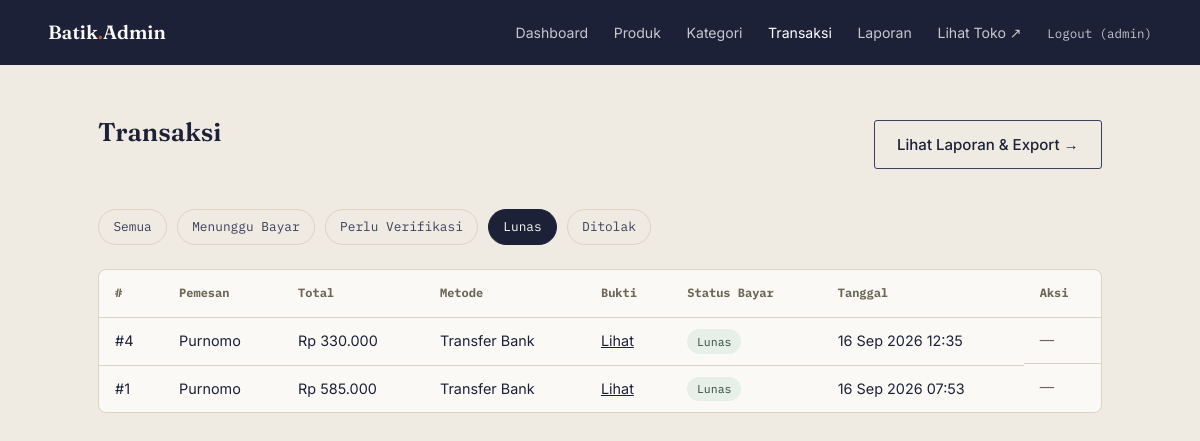
Screenshot of /admin/pesanan.php?status=lunas (signed in) with the database file from the repository.
### tables this page shows
CREATE TABLE `pesanan` (
  `id` int NOT NULL,
  `pelanggan_id` int DEFAULT NULL,
  `nama_pemesan` varchar(120) NOT NULL,
  `email` varchar(150) NOT NULL,
  `telepon` varchar(30) NOT NULL,
  `alamat` text NOT NULL,
  `catatan` text,
  `total` decimal(12,2) NOT NULL DEFAULT '0.00',
  `status` enum('baru','diproses','selesai') DEFAULT 'baru',
  `metode_pembayaran` enum('transfer_bank','cod') NOT NULL DEFAULT 'transfer_bank',
  `status_pembayaran` enum('menunggu','menunggu_verifikasi','lunas','ditolak') NOT NULL DEFAULT 'menunggu',
  `bukti_bayar` varchar(255) DEFAULT NULL,
  `dibuat_pada` timestamp NULL DEFAULT CURRENT_TIMESTAMP
);

### includes/helpers.php (called while the page is built, shortened)
<?php
function rupiah(float $angka): string
{
    return 'Rp ' . number_format($angka, 0, ',', '.');
}

### admin/pesanan.php (the view, shortened to what this page needs)
<?php
require_once '../config/database.php';
require_once '../includes/helpers.php';
$filterStatus = $_GET['status'] ?? '';
$sql = "SELECT * FROM pesanan";
$params = [];
if (in_array($filterStatus, ['menunggu','menunggu_verifikasi','lunas','ditolak'], true)) {
    $sql .= " WHERE status_pembayaran = :status";
    $params[':status'] = $filterStatus;
}
$sql .= " ORDER BY dibuat_pada DESC";
$stmt = $pdo->prepare($sql);
$stmt->execute($params);
$pesananList = $stmt->fetchAll();
require_once 'includes/admin_header.php';
?>
<main class="admin-main">
  <div class="admin-main__head">
    <h1>Transaksi</h1>
    <a href="laporan.php" class="btn btn--ghost">Lihat Laporan &amp; Export &rarr;</a>
  </div>
  <div class="filter-chips">
    <a href="pesanan.php" class="chip-link <?= $filterStatus === '' ? 'is-active' : '' ?>">Semua</a>
    <a href="pesanan.php?status=menunggu" class="chip-link <?= $filterStatus === 'menunggu' ? 'is-active' : '' ?>">Menunggu Bayar</a>
    <a href="pesanan.php?status=menunggu_verifikasi" class="chip-link <?= $filterStatus === 'menunggu_verifikasi' ? 'is-active' : '' ?>">Perlu Verifikasi</a>
    <a href="pesanan.php?status=lunas" class="chip-link <?= $filterStatus === 'lunas' ? 'is-active' : '' ?>">Lunas</a>
    <a href="pesanan.php?status=ditolak" class="chip-link <?= $filterStatus === 'ditolak' ? 'is-active' : '' ?>">Ditolak</a>
  </div>
  <div class="admin-table-wrap">
    <table class="admin-table">
      <thead>
        <tr>
          <th>#</th><th>Pemesan</th><th>Total</th><th>Metode</th><th>Bukti</th><th>Status Bayar</th><th>Tanggal</th><th>Aksi</th>
        </tr>
      </thead>
      <tbody>
        <?php foreach ($pesananList as $p): ?>
          <tr>
            <td>#<?= $p['id'] ?></td>
            <td><?= htmlspecialchars($p['nama_pemesan']) ?></td>
            <td><?= rupiah($p['total']) ?></td>
            <td><?= $p['metode_pembayaran'] === 'cod' ? 'COD' : 'Transfer Bank' ?></td>
            <td>
              <?php if ($p['bukti_bayar']): ?>
                <a href="../assets/uploads/bukti/<?= htmlspecialchars($p['bukti_bayar']) ?>" target="_blank">Lihat</a>
              <?php else: ?>
                <span class="empty-state" style="padding:0;">—</span>
              <?php endif; ?>
            </td>
            <td><span class="badge-status badge-status--<?= htmlspecialchars($p['status_pembayaran']) ?>"><?= str_replace('_', ' ', $p['status_pembayaran']) ?></span></td>
            <td><?= date('d M Y H:i', strtotime($p['dibuat_pada'])) ?></td>
            <td class="admin-table__actions">
              <?php if ($p['status_pembayaran'] === 'menunggu_verifikasi'): ?>
                <form method="post" action="pesanan_verifikasi.php" style="display:inline;">
                  <input type="hidden" name="id" value="<?= $p['id'] ?>">
                  <input type="hidden" name="aksi" value="lunas">
                  <button type="submit" class="link-verify">Verifikasi</button>
                </form>
                <form method="post" action="pesanan_verifikasi.php" style="display:inline;" onsubmit="return confirm('Tolak bukti pembayaran ini?');">
                  <input type="hidden" name="id" value="<?= $p['id'] ?>">
                  <input type="hidden" name="aksi" value="ditolak">
                  <button type="submit" class="link-remove">Tolak</button>
                </form>
              <?php else: ?>
                <span class="empty-state" style="padding:0;">—</span>
              <?php endif; ?>
            </td>
          </tr>
        <?php endforeach; ?>
      </tbody>
    </table>
  </div>
</main>
<?php require_once 'includes/admin_footer.php'; ?>

### assets/css/style.css (style rules this page uses)
:root { --paper: #EFEAE2; --paper-line: #DCD3C2; --ink: #1C2138; --ink-soft: #3A3F5C; --rust: #B8622E; --sage: #52735F; --muted: #6B6656; --white: #FBF9F5; --font-display: "Fraunces", serif; --font-body: "Inter", sans-serif; --font-mono: "IBM Plex Mono", monospace; --maxw: 1120px; }
* { box-sizing:border-box; }
html { scroll-behavior:smooth; }
body { margin:0; background:var(--paper); color:var(--ink); font-family:var(--font-body); line-height:1.55; }
a { color:inherit; }
h1,h2,h3 { font-family:var(--font-display); font-weight:600; margin:0; }
.btn { display:inline-flex; align-items:center; padding:.75rem 1.4rem; font-size:.94rem; font-weight:500; text-decoration:none; border-radius:3px; border:none; cursor:pointer; transition:transform .15s ease, background .15s ease, color .15s ease; }
.btn--ghost { border:1px solid var(--ink-soft); background:transparent; color:var(--ink); }
.chip-link { font-family:var(--font-mono); font-size:.8rem; padding:.45rem .9rem; border-radius:999px; border:1px solid var(--paper-line); text-decoration:none; color:var(--ink-soft); }
.chip-link.is-active { background:var(--ink); color:var(--white); border-color:var(--ink); }
.empty-state { color:var(--muted); padding:2rem 0; }
.badge-status { padding:.2rem .6rem; border-radius:999px; font-family:var(--font-mono); font-size:.72rem; text-transform:capitalize; display:inline-block; }
.badge-status--lunas { background:#E7EFE9; color:#2F4A3B; }

### admin/assets/admin.css (style rules this page uses)
.admin-body { background:var(--paper); min-height:100vh; }
.admin-main { max-width:1100px; margin:0 auto; padding:clamp(2rem,5vw,3rem) clamp(1.25rem,5vw,3rem); }
.admin-main__head { display:flex; justify-content:space-between; align-items:center; margin-bottom:2rem; }
.admin-main h1 { font-size:1.6rem; margin-bottom:1.5rem; }
.admin-table-wrap { overflow-x:auto; background:var(--white); border:1px solid var(--paper-line); border-radius:8px; }
.admin-table { width:100%; border-collapse:collapse; font-size:.9rem; }
.admin-table th { text-align:left; font-family:var(--font-mono); font-size:.75rem; color:var(--muted); padding:.9rem 1rem; border-bottom:1px solid var(--paper-line); }
.admin-table td { padding:.7rem 1rem; border-bottom:1px solid var(--paper-line); vertical-align:middle; }
.admin-table tr:last-child td { border-bottom:none; }
.admin-table__actions { display:flex; gap:1rem; align-items:center; white-space:nowrap; }
.badge-status { padding:.2rem .6rem; border-radius:999px; font-family:var(--font-mono); font-size:.72rem; text-transform:capitalize; }
.badge-status--lunas { background:#E7EFE9; color:#2F4A3B; }
.filter-chips { display:flex; flex-wrap:wrap; gap:.6rem; margin-bottom:1.5rem; }

### rows the page displays
pesanan: id "4", nama_pemesan "Purnomo", total "Rp 330.000", metode_pembayaran "Transfer Bank", status_pembayaran "Lunas", dibuat_pada "16 Sep 2026 12:35"
pesanan: id "1", nama_pemesan "Purnomo", total "Rp 585.000", metode_pembayaran "Transfer Bank", status_pembayaran "Lunas", dibuat_pada "16 Sep 2026 07:53"

### other values shown
$_SESSION['admin_username'] "admin"
